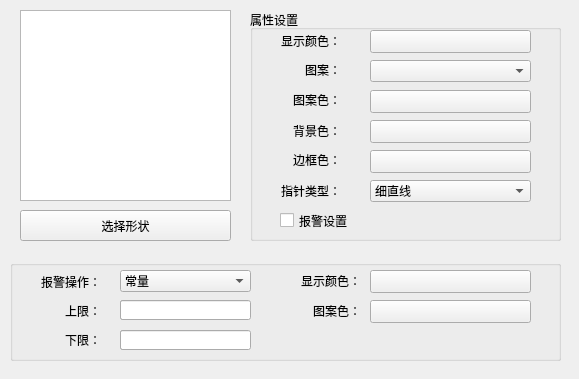
<?xml version="1.0" encoding="UTF-8"?>
<ui version="4.0">
 <class>QChartCmColor</class>
 <widget class="QWidget" name="QChartCmColor">
  <property name="geometry">
   <rect>
    <x>0</x>
    <y>0</y>
    <width>579</width>
    <height>379</height>
   </rect>
  </property>
  <property name="windowTitle">
   <string>Form</string>
  </property>
  <widget class="QGraphicsView" name="MainView">
   <property name="geometry">
    <rect>
     <x>20</x>
     <y>10</y>
     <width>211</width>
     <height>191</height>
    </rect>
   </property>
  </widget>
  <widget class="QPushButton" name="shape_selectBtn">
   <property name="geometry">
    <rect>
     <x>20</x>
     <y>210</y>
     <width>211</width>
     <height>31</height>
    </rect>
   </property>
   <property name="text">
    <string>选择形状</string>
   </property>
  </widget>
  <widget class="QGroupBox" name="m_AlarmgroupBox">
   <property name="geometry">
    <rect>
     <x>10</x>
     <y>260</y>
     <width>551</width>
     <height>101</height>
    </rect>
   </property>
   <property name="title">
    <string/>
   </property>
   <widget class="QLabel" name="label_5">
    <property name="geometry">
     <rect>
      <x>10</x>
      <y>40</y>
      <width>81</width>
      <height>21</height>
     </rect>
    </property>
    <property name="text">
     <string>上限：</string>
    </property>
    <property name="alignment">
     <set>Qt::AlignRight|Qt::AlignTrailing|Qt::AlignVCenter</set>
    </property>
   </widget>
   <widget class="QLabel" name="label_6">
    <property name="geometry">
     <rect>
      <x>10</x>
      <y>70</y>
      <width>81</width>
      <height>20</height>
     </rect>
    </property>
    <property name="text">
     <string>下限：</string>
    </property>
    <property name="alignment">
     <set>Qt::AlignRight|Qt::AlignTrailing|Qt::AlignVCenter</set>
    </property>
   </widget>
   <widget class="QLabel" name="label_7">
    <property name="geometry">
     <rect>
      <x>250</x>
      <y>10</y>
      <width>101</width>
      <height>21</height>
     </rect>
    </property>
    <property name="text">
     <string>显示颜色：</string>
    </property>
    <property name="alignment">
     <set>Qt::AlignRight|Qt::AlignTrailing|Qt::AlignVCenter</set>
    </property>
   </widget>
   <widget class="QPushButton" name="m_Alarmshowcolorbtn">
    <property name="geometry">
     <rect>
      <x>360</x>
      <y>10</y>
      <width>161</width>
      <height>23</height>
     </rect>
    </property>
    <property name="text">
     <string/>
    </property>
   </widget>
   <widget class="QPushButton" name="m_Alarmshapecolorbtn">
    <property name="geometry">
     <rect>
      <x>360</x>
      <y>40</y>
      <width>161</width>
      <height>23</height>
     </rect>
    </property>
    <property name="text">
     <string/>
    </property>
   </widget>
   <widget class="QLabel" name="label_8">
    <property name="geometry">
     <rect>
      <x>250</x>
      <y>40</y>
      <width>101</width>
      <height>21</height>
     </rect>
    </property>
    <property name="text">
     <string>图案色：</string>
    </property>
    <property name="alignment">
     <set>Qt::AlignRight|Qt::AlignTrailing|Qt::AlignVCenter</set>
    </property>
   </widget>
   <widget class="QLabel" name="label_9">
    <property name="geometry">
     <rect>
      <x>10</x>
      <y>11</y>
      <width>81</width>
      <height>21</height>
     </rect>
    </property>
    <property name="text">
     <string>报警操作：</string>
    </property>
    <property name="alignment">
     <set>Qt::AlignRight|Qt::AlignTrailing|Qt::AlignVCenter</set>
    </property>
   </widget>
   <widget class="QComboBox" name="m_AlarmcbBox">
    <property name="geometry">
     <rect>
      <x>110</x>
      <y>10</y>
      <width>131</width>
      <height>22</height>
     </rect>
    </property>
    <item>
     <property name="text">
      <string>常量</string>
     </property>
    </item>
    <item>
     <property name="text">
      <string>地址</string>
     </property>
    </item>
   </widget>
   <widget class="QPushButton" name="m_AddressMax_EntryBtn">
    <property name="geometry">
     <rect>
      <x>220</x>
      <y>40</y>
      <width>21</width>
      <height>23</height>
     </rect>
    </property>
    <property name="focusPolicy">
     <enum>Qt::NoFocus</enum>
    </property>
    <property name="text">
     <string/>
    </property>
    <property name="icon">
     <iconset resource="../../resourse.qrc">
      <normaloff>:/addressintput/images/address.bmp</normaloff>:/addressintput/images/address.bmp</iconset>
    </property>
    <property name="autoRepeat">
     <bool>false</bool>
    </property>
    <property name="autoDefault">
     <bool>true</bool>
    </property>
    <property name="flat">
     <bool>true</bool>
    </property>
   </widget>
   <widget class="QPushButton" name="m_AddressMin_EntryBtn">
    <property name="geometry">
     <rect>
      <x>220</x>
      <y>70</y>
      <width>21</width>
      <height>23</height>
     </rect>
    </property>
    <property name="focusPolicy">
     <enum>Qt::NoFocus</enum>
    </property>
    <property name="text">
     <string/>
    </property>
    <property name="icon">
     <iconset resource="../../resourse.qrc">
      <normaloff>:/addressintput/images/address.bmp</normaloff>:/addressintput/images/address.bmp</iconset>
    </property>
    <property name="autoRepeat">
     <bool>false</bool>
    </property>
    <property name="autoDefault">
     <bool>true</bool>
    </property>
    <property name="flat">
     <bool>true</bool>
    </property>
   </widget>
   <widget class="QLineEdit" name="m_AddressMinlineEdit">
    <property name="geometry">
     <rect>
      <x>110</x>
      <y>70</y>
      <width>111</width>
      <height>20</height>
     </rect>
    </property>
    <property name="text">
     <string>LW0</string>
    </property>
   </widget>
   <widget class="QLineEdit" name="m_AddressMaxlineEdit">
    <property name="geometry">
     <rect>
      <x>110</x>
      <y>40</y>
      <width>111</width>
      <height>20</height>
     </rect>
    </property>
    <property name="text">
     <string>LW0</string>
    </property>
   </widget>
   <widget class="QLineEdit" name="m_AlarmMaxspBox">
    <property name="geometry">
     <rect>
      <x>110</x>
      <y>40</y>
      <width>131</width>
      <height>20</height>
     </rect>
    </property>
   </widget>
   <widget class="QLineEdit" name="m_AlarmMinspBox">
    <property name="geometry">
     <rect>
      <x>110</x>
      <y>70</y>
      <width>131</width>
      <height>20</height>
     </rect>
    </property>
   </widget>
  </widget>
  <widget class="QGroupBox" name="groupBox">
   <property name="geometry">
    <rect>
     <x>250</x>
     <y>10</y>
     <width>311</width>
     <height>231</height>
    </rect>
   </property>
   <property name="title">
    <string>属性设置</string>
   </property>
   <widget class="QLabel" name="label_10">
    <property name="geometry">
     <rect>
      <x>10</x>
      <y>80</y>
      <width>81</width>
      <height>20</height>
     </rect>
    </property>
    <property name="text">
     <string>图案色：</string>
    </property>
    <property name="alignment">
     <set>Qt::AlignRight|Qt::AlignTrailing|Qt::AlignVCenter</set>
    </property>
   </widget>
   <widget class="QPushButton" name="m_shapecolorbtn">
    <property name="geometry">
     <rect>
      <x>120</x>
      <y>80</y>
      <width>161</width>
      <height>23</height>
     </rect>
    </property>
    <property name="text">
     <string/>
    </property>
   </widget>
   <widget class="QPushButton" name="m_backgroudcolorbtn">
    <property name="geometry">
     <rect>
      <x>120</x>
      <y>110</y>
      <width>161</width>
      <height>23</height>
     </rect>
    </property>
    <property name="text">
     <string/>
    </property>
   </widget>
   <widget class="QLabel" name="label_3">
    <property name="geometry">
     <rect>
      <x>10</x>
      <y>110</y>
      <width>81</width>
      <height>21</height>
     </rect>
    </property>
    <property name="text">
     <string>背景色：</string>
    </property>
    <property name="alignment">
     <set>Qt::AlignRight|Qt::AlignTrailing|Qt::AlignVCenter</set>
    </property>
   </widget>
   <widget class="QLabel" name="label">
    <property name="geometry">
     <rect>
      <x>10</x>
      <y>20</y>
      <width>81</width>
      <height>21</height>
     </rect>
    </property>
    <property name="text">
     <string>显示颜色：</string>
    </property>
    <property name="alignment">
     <set>Qt::AlignRight|Qt::AlignTrailing|Qt::AlignVCenter</set>
    </property>
   </widget>
   <widget class="QComboBox" name="m_patterncmbox">
    <property name="geometry">
     <rect>
      <x>120</x>
      <y>50</y>
      <width>161</width>
      <height>22</height>
     </rect>
    </property>
   </widget>
   <widget class="QPushButton" name="m_showcolorbtn">
    <property name="geometry">
     <rect>
      <x>120</x>
      <y>20</y>
      <width>161</width>
      <height>23</height>
     </rect>
    </property>
    <property name="text">
     <string/>
    </property>
   </widget>
   <widget class="QLabel" name="label_2">
    <property name="geometry">
     <rect>
      <x>10</x>
      <y>50</y>
      <width>81</width>
      <height>20</height>
     </rect>
    </property>
    <property name="text">
     <string>图案：</string>
    </property>
    <property name="alignment">
     <set>Qt::AlignRight|Qt::AlignTrailing|Qt::AlignVCenter</set>
    </property>
   </widget>
   <widget class="QCheckBox" name="m_AlarmckBox">
    <property name="geometry">
     <rect>
      <x>30</x>
      <y>200</y>
      <width>111</width>
      <height>21</height>
     </rect>
    </property>
    <property name="text">
     <string>报警设置</string>
    </property>
   </widget>
   <widget class="QPushButton" name="m_framecolorbtn">
    <property name="geometry">
     <rect>
      <x>120</x>
      <y>140</y>
      <width>161</width>
      <height>23</height>
     </rect>
    </property>
    <property name="text">
     <string/>
    </property>
   </widget>
   <widget class="QLabel" name="m_framecolorlabel">
    <property name="geometry">
     <rect>
      <x>20</x>
      <y>140</y>
      <width>71</width>
      <height>20</height>
     </rect>
    </property>
    <property name="text">
     <string>边框色：</string>
    </property>
    <property name="alignment">
     <set>Qt::AlignRight|Qt::AlignTrailing|Qt::AlignVCenter</set>
    </property>
   </widget>
   <widget class="QLabel" name="m_PointTypelabel">
    <property name="geometry">
     <rect>
      <x>20</x>
      <y>170</y>
      <width>71</width>
      <height>21</height>
     </rect>
    </property>
    <property name="text">
     <string>指针类型：</string>
    </property>
    <property name="alignment">
     <set>Qt::AlignRight|Qt::AlignTrailing|Qt::AlignVCenter</set>
    </property>
   </widget>
   <widget class="QComboBox" name="m_PointTypecbBox">
    <property name="geometry">
     <rect>
      <x>120</x>
      <y>170</y>
      <width>161</width>
      <height>22</height>
     </rect>
    </property>
    <item>
     <property name="text">
      <string>细直线</string>
     </property>
    </item>
    <item>
     <property name="text">
      <string>粗直线</string>
     </property>
    </item>
    <item>
     <property name="text">
      <string>菱形</string>
     </property>
    </item>
    <item>
     <property name="text">
      <string>三角形</string>
     </property>
    </item>
   </widget>
  </widget>
 </widget>
 <resources>
  <include location="../../resourse.qrc"/>
 </resources>
 <connections/>
</ui>
